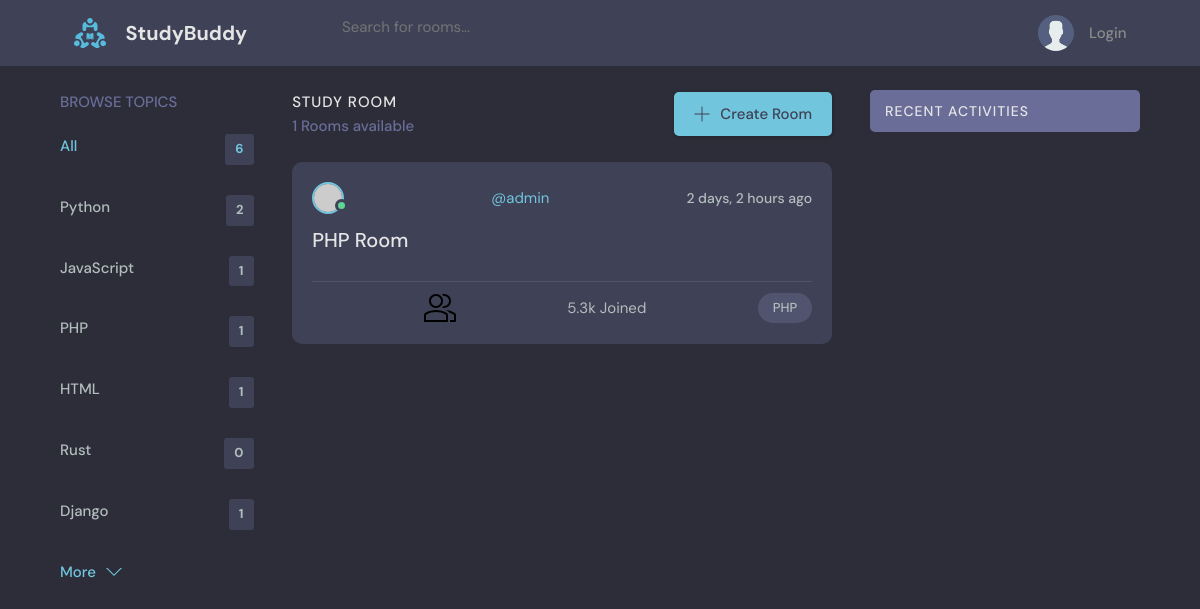
Screenshot of /?q=PHP with the database file from the repository.
### base/models.py (models this page shows, shortened)
class Topic(models.Model):
    name = models.CharField(max_length=50)

class Room(models.Model):
    host = models.ForeignKey(User, on_delete=models.SET_NULL, null=True)
    topic = models.ForeignKey(Topic, on_delete=models.SET_NULL, null=True)
    name = models.CharField(max_length=75)
    participants = models.ManyToManyField(User, related_name='participants', blank=True)
    description = models.TextField(null=True, blank=True)
    updated = models.DateTimeField(auto_now=True)
    created = models.DateTimeField(auto_now_add=True)
    class Meta:
        ordering = ['-updated', '-created']

### base/views.py (the view)
# urls.py: 2. Add a URL to urlpatterns:  path('', views.home, name='home')
def home(request):
    q = request.GET.get('q') if request.GET.get('q') != None else ''
    rooms = Room.objects.filter(
        Q(topic__name__icontains=q) |
        Q(name__icontains=q) |
        Q(description__icontains=q)
    )
    topics= Topic.objects.all()
    room_count=rooms.count()
    room_messages = Message.objects.all().filter(Q(room__topic__name__icontains=q))
    context = {'rooms':rooms,'topics':topics,'room_count':room_count,'room_messages':room_messages}
    return render(request, 'base/home.html',context)

### base/templates/base/home.html (shortened to what this page needs)
{% extends 'main.html' %}
{% load static %}
{% block content %}
    <main class="layout layout--3">
      <div class="container">
        {% include 'base/topic_component.html' %}
        <div class="roomList">
          <div class="roomList__header">
            <div>
              <h2>Study Room</h2>
              <p>{{room_count}} Rooms available</p>
            </div>
            <a class="btn btn--main" href="{% url 'create-room' %}">
              <svg version="1.1" xmlns="http://www.w3.org/2000/svg" width="32" height="32" viewBox="0 0 32 32">
                <title>add</title>
                <path
                  d="M16.943 0.943h-1.885v14.115h-14.115v1.885h14.115v14.115h1.885v-14.115h14.115v-1.885h-14.115v-14.115z"
                ></path>
              </svg>
              Create Room
            </a>
          </div>
          {% include 'base/feed_component.html' %}
        </div>
        {% include 'base/activity_component.html' %}
      </div>
    </main>
    {% endblock content %}

### base/templates/base/topic_component.html
        <div class="topics">
            <div class="topics__header">
              <h2>Browse Topics</h2>
            </div>
            <ul class="topics__list">
              <li>
                <a href="{% url 'home' %}" class="active">All <span>{{topics.count}}</span></a>
              </li>
              {% for topic in topics %}
              <li>
                <a href="{% url 'home' %}?q={{topic.name}}">{{topic.name}} <span>{{topic.room_set.all.count}}</span></a>
              </li>
              {% endfor %}
            </ul>
            <a class="btn btn--link" href="topics.html">
              More
              <svg version="1.1" xmlns="http://www.w3.org/2000/svg" width="32" height="32" viewBox="0 0 32 32">
                <title>chevron-down</title>
                <path d="M16 21l-13-13h-3l16 16 16-16h-3l-13 13z"></path>
              </svg>
            </a>
          </div>

### base/templates/base/feed_component.html (shortened to what this page needs)
{% for room in rooms %}
<div class="roomListRoom">
    <div class="roomListRoom__header">
      <a href="profile.html" class="roomListRoom__author">
        <div class="avatar avatar--small active">
          <img src="https://randomuser.me/api/portraits/men/11.jpg" />
        </div>
        <span> <a href="{% url 'user-profile' room.host.id %}">@{{room.host.username}}</a></span>
      </a>
      <div class="roomListRoom__actions">
        <span>{{room.created|timesince}} ago</span>
      </div>
    </div>
    <div class="roomListRoom__content">
      <a href="{% url 'room' room.id%}">{{room.name}}</a>
    </div>
    <div class="roomListRoom__meta">
        5.3k Joined
      <p class="roomListRoom__topic">{{room.topic.name}}</p>
    </div>
  </div>
{% endfor %}

### static/styles/style.css (style rules this page uses)
:root { --color-main: #71c6dd; --color-main-light: #e1f6fb; --color-dark: #3f4156; --color-dark-medium: #51546e; --color-dark-light: #696d97; --color-light: #e5e5e5; --color-gray: #8b8b8b; --color-light-gray: #b2bdbd; --color-bg: #2d2d39; --color-success: #5dd693; --color-error: #fc4b0b; }
* { font-family: "DM Sans", -apple-system, BlinkMacSystemFont, "Segoe UI", Roboto, Oxygen, Ubuntu, Cantarell, "Open Sans", "Helvetica Neue", sans-serif; margin: 0; padding: 0; box-sizing: border-box; text-rendering: optimizeLegibility; font-size: inherit; }
html { font-size: 56.25%; }
@media only screen and (min-width: 1200px) { html { font-size: 62.5%; } }
body { line-height: 1.6; font-weight: 400; font-size: 1.5rem; color: var(--color-light-gray); background-color: var(--color-bg); min-height: 100vh; }
img { width: 100%; }
a { display: inline-block; color: var(--color-main); text-decoration: none; }
.container { max-width: 120rem; width: 90%; margin: auto; }
.btn { background-color: transparent; border: none; display: inline-flex; align-items: center; gap: 1rem; cursor: pointer; transition: all ease-in-out 0.3s; padding: 1rem 2rem; border-radius: 5px; box-shadow: 1px 1px 3px 1px rgba(0, 0, 0, 0.15); font-weight: 500; }
.btn--link { border-radius: 0; padding: 0; color: var(--color-main); box-shadow: none; }
.btn--main { background-color: var(--color-main); color: var(--color-dark); }
.btn > svg { fill: currentColor; width: 1.6rem; height: 1.6rem; }
.avatar { position: relative; display: inline-block; border-radius: 50%; border: 2px solid var(--color-main); }
.avatar img { display: block; border-radius: 50%; object-fit: cover; object-position: center; }
.avatar::after { content: ""; display: block; position: absolute; background-color: var(--color-gray); z-index: 111; border-radius: 50%; border: 0.3rem solid var(--color-dark); }
.avatar.active::after { background-color: var(--color-success); }
.avatar.avatar--small img { width: 2.8rem; height: 2.8rem; }
.avatar.avatar--small:after { width: 0.7rem; height: 0.7rem; bottom: 0px; right: -6px; }
.layout { margin-top: 2.4rem; }
.layout > .container { display: flex; justify-content: space-between; align-items: flex-start; }
.layout--3 > .container > div:first-child { flex-basis: 18%; max-width: 22.5rem; }
.layout--3 > .container > div:nth-child(2) { flex-basis: 50%; }
.topics__header { margin-bottom: 2rem; }
.topics__header h2 { text-transform: uppercase; font-weight: 500; color: var(--color-dark-light); }
.topics__list { list-style: none; }
.topics__list li a { display: flex; justify-content: space-between; margin-bottom: 3rem; font-weight: 500; color: var(--color-light-gray); transition: all 0.3s ease-in-out; }
.topics__list li a.active, .topics__list li a:hover { color: var(--color-main); }
.topics__list li a span { padding: 0.5rem 1rem; background-color: var(--color-dark); border-radius: 3px; font-size: 1.3rem; font-weight: 700; letter-spacing: 1px; }
.roomList__header { display: flex; justify-content: space-between; align-items: center; margin-bottom: 2.4rem; }
.roomList__header h2 { text-transform: uppercase; font-weight: 500; color: var(--color-light); letter-spacing: 1px; }
.roomList__header p { font-weight: 500; color: var(--color-dark-light); }
.roomListRoom { margin-bottom: 2.4rem; background-color: var(--color-dark); border-radius: 1rem; padding: 2rem; }
.roomListRoom__header { display: flex; justify-content: space-between; align-items: center; }
.roomListRoom__author { font-weight: 500; display: flex; align-items: center; gap: 1rem; }
.roomListRoom__actions { display: flex; align-items: flex-start; gap: 1rem; position: relative; }
.roomListRoom__actions span { font-size: 1.4rem; font-weight: 500; }
.roomListRoom__content { margin: 1rem 0; }
.roomListRoom__content a { font-size: 2rem; font-weight: 500; margin-bottom: 1.5rem; color: var(--color-light); transition: all 0.3s ease-in-out; }
.roomListRoom__meta { border-top: 1px solid var(--color-dark-medium); padding-top: 1rem; display: flex; align-items: center; justify-content: space-between; }
.roomListRoom__topic { padding: 5px 1.5rem; background-color: var(--color-dark-medium); border-radius: 5rem; font-weight: 500; font-size: 1.3rem; }

### rows the page displays
Topic: name "Python", room_set.all.count "2"
Topic: name "JavaScript", room_set.all.count "1"
Topic: name "PHP", room_set.all.count "1"
Topic: name "HTML", room_set.all.count "1"
Topic: name "Rust", room_set.all.count "0"
Topic: name "Django", room_set.all.count "1"
Room: host.username "admin", created "2 days, 2 hours", name "PHP Room", topic.name "PHP"

### other values shown
{{ topics.count }} "6"
{{ room_count }} "1"
